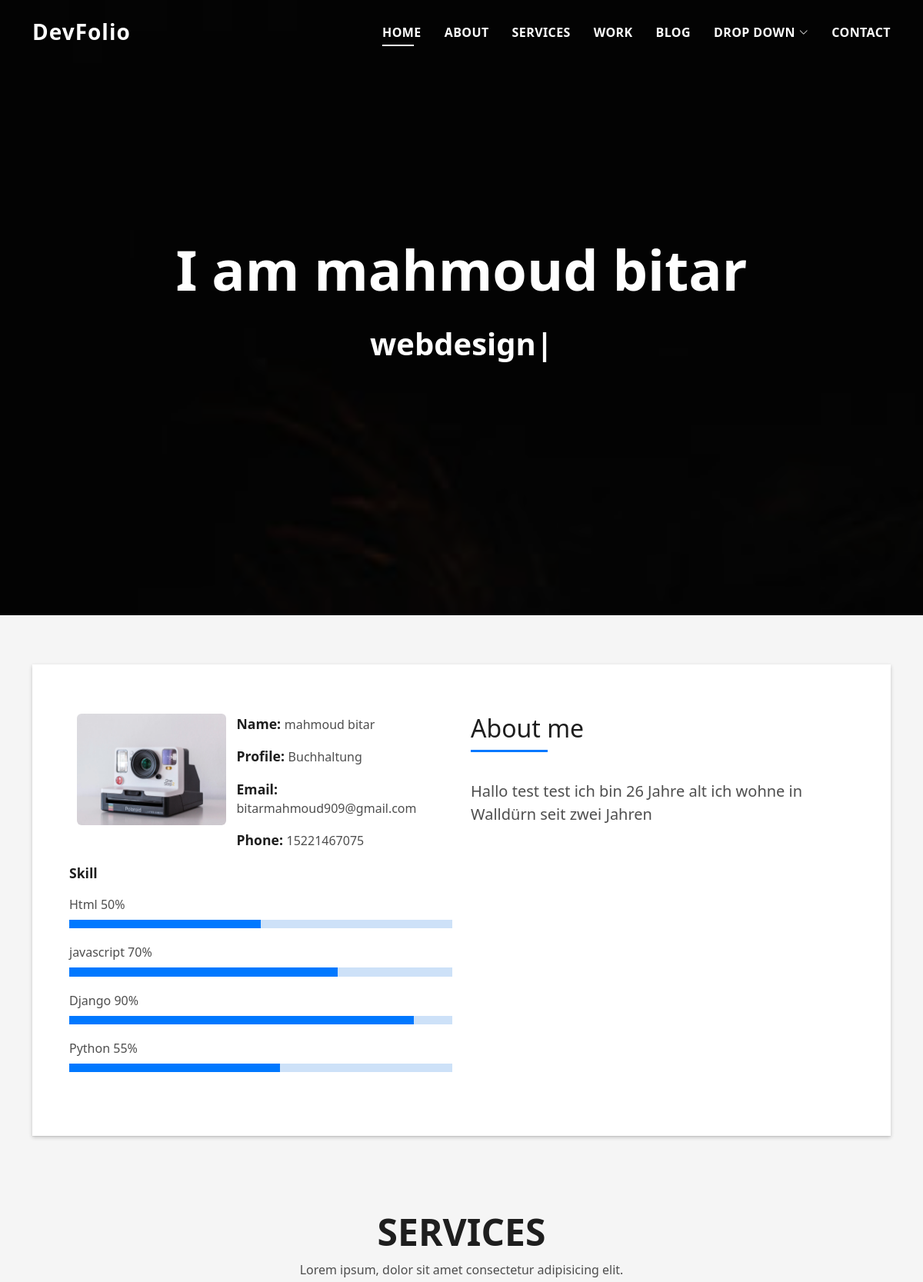
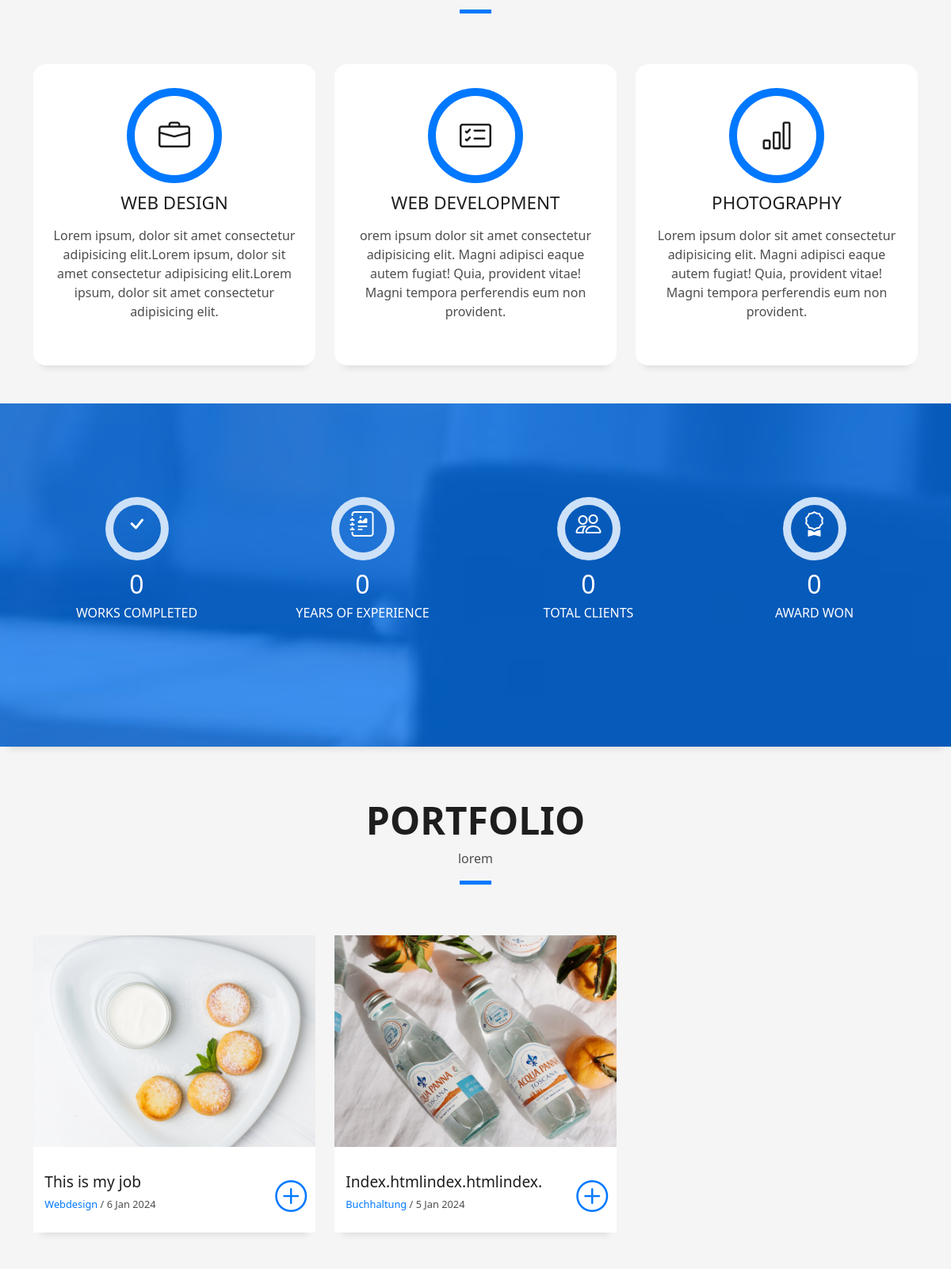
The page / (upper part) on the database its author committed (2 pictures, top to bottom).
### home/models.py (models this page shows, shortened)
class Home (models.Model):
    name = models.CharField(max_length=20)
    job = models.CharField(max_length=50)
    image = models.ImageField(upload_to='home/', null=True,blank=True)

class About (models.Model):
    name =models.CharField(max_length=20)
    profile = models.CharField(max_length=50)
    email = models.CharField(max_length=40)
    phone = models.IntegerField(blank=True, help_text='Contact phone number')
    image = models.ImageField(upload_to='about/')
    aboutme = models.TextField(max_length=20000)

class Skill (models.Model):
    skill = models.CharField(max_length=15)
    percentage = models.IntegerField()
    def __str__(self):
        return self.skill

class Service (models.Model):
    title = models.CharField(max_length=200)
    icon1 = models.CharField(max_length=20)
    icon2 = models.CharField(max_length=20)
    job = models.CharField(max_length=50)
    subtitle = models.CharField(max_length=500)

class Portfoilo(models.Model):
    title = models.CharField(max_length=200)
    image = models.ImageField(upload_to='protfolio/')
    text = models.CharField(max_length=50)
    job = models.CharField(max_length=50)
    date = models.DateField(default=1, null =True,blank=True)
    def __str__(self):
        return self.title

### home/views.py (the view)
# urls.py: 2. Add a URL to urlpatterns:  path('', views.home, name='home')
def home (request):
    home = Home.objects.last()
    about = About.objects.last()
    skill = Skill.objects.all()
    service = Service.objects.all()
    portfolio = Portfoilo.objects.all()
    text_portofolio = Portfoilo.objects.last()
    blog = Blog.objects.all()
    return render (request,'home.html', {
        'home':home,
        'about':about,
        'skill':skill,
        'service':service,
        'portfolio':portfolio,
        'text_portofolio':text_portofolio,
        'blog':blog,
        })

### home/models.py (called while the page is built)
    def __str__(self):
        return self.name

### home/templates/home.html (shortened to what this page needs)
{% load static %}
<!DOCTYPE html>
<html lang="en">
<head>
  <link href="{% static 'assets/vendor/bootstrap/css/bootstrap.min.css' %}" rel="stylesheet">
  <link href="{% static 'assets/vendor/bootstrap-icons/bootstrap-icons.css' %}" rel="stylesheet">
  <link href="{% static 'assets/vendor/glightbox/css/glightbox.min.css' %}" rel="stylesheet">
  <link href="{% static 'assets/vendor/swiper/swiper-bundle.min.css' %}" rel="stylesheet">
  <link href="{% static 'assets/css/style.css' %}" rel="stylesheet">
</head>
<body>
  <header id="header" class="fixed-top">
    <div class="container d-flex align-items-center justify-content-between">
      <h1 class="logo"><a href="index.html">DevFolio</a></h1>
      <nav id="navbar" class="navbar">
        <ul>
          <li><a class="nav-link scrollto active" href="#hero">Home</a></li>
          <li><a class="nav-link scrollto" href="#about">About</a></li>
          <li><a class="nav-link scrollto" href="#services">Services</a></li>
          <li><a class="nav-link scrollto " href="#work">Work</a></li>
          <li><a class="nav-link scrollto " href="#blog">Blog</a></li>
          <li class="dropdown"><a href="#"><span>Drop Down</span> <i class="bi bi-chevron-down"></i></a>
          </li>
          <li><a class="nav-link scrollto" href="#contact">Contact</a></li>
        </ul>
      </nav>
    </div>
  </header>
  <div id="hero" class="hero route bg-image" style="background-image: url(assets/img/hero-bg.jpg)">
    <div class="overlay-itro"></div>
    <div class="hero-content display-table">
      <div class="table-cell">
        <div class="container">
          <h1 class="hero-title mb-4">I am {{home.name}}</h1>
          <p class="hero-subtitle"><span class="typed" data-typed-items="{{home.job}}"></span></p>
        </div>
      </div>
    </div>
  </div>
  <main id="main">
    <section id="about" class="about-mf sect-pt4 route">
      <div class="container">
        <div class="row">
          <div class="col-sm-12">
            <div class="box-shadow-full">
              <div class="row">
                <div class="col-md-6">
                  <div class="row">
                    <div class="col-sm-6 col-md-5">
                      <div class="about-img">
                        <img src="{{about.image.url}}" class="img-fluid rounded b-shadow-a" alt="">
                      </div>
                    </div>
                    <div class="col-sm-6 col-md-7">
                      <div class="about-info">
                        <p><span class="title-s">Name: </span> <span>{{about.name}}</span></p>
                        <p><span class="title-s">Profile: </span> <span>{{about.profile}}</span></p>
                        <p><span class="title-s">Email: </span> <span>{{about.email}}</span></p>
                        <p><span class="title-s">Phone: </span> <span>{{about.phone}}</span></p>
                      </div>
                    </div>
                  </div>
                  <div class="skill-mf">
                    <p class="title-s">Skill</p>
                    {% for skill in skill %}
                      <span>{{skill}}</span> <span class="pull-right">{{skill.percentage}}%</span>
                      <div class="progress">
                        <div class="progress-bar" role="progressbar" style="width: {{skill.percentage}}%;" aria-valuenow="85" aria-valuemin="0" aria-valuemax="100"></div>
                      </div>
                    {% endfor %}
                  </div>
                </div>
                <div class="col-md-6">
                  <div class="about-me pt-4 pt-md-0">
                    <div class="title-box-2">
                      <h5 class="title-left">
                        About me
                      </h5>
                    </div>
                    <p class="lead">
                      {{about.aboutme}}
                    </p>
                  </div>
                </div>
              </div>
            </div>
          </div>
        </div>
      </div>
    </section>
    <section id="services" class="services-mf pt-5 route">
      <div class="container">
        <div class="row">
          <div class="col-sm-12">
            <div class="title-box text-center">
              <h3 class="title-a">
                Services
              </h3>
              <p class="subtitle-a">
                Lorem ipsum, dolor sit amet consectetur adipisicing elit.
              </p>
              <div class="line-mf"></div>
            </div>
          </div>
        </div>
        <div class="row">
          {% for service in service %}
            <div class="col-md-4">
              <div class="service-box">
                <div class="service-ico">
                  <span class="{{service.icon1}}"><i class="{{service.icon2}}"></i></span>
                </div>
                <div class="service-content">
                  <h2 class="s-title">{{service.job}}</h2>
                  <p class="s-description text-center">
                    {{service.subtitle}}
                  </p>
                </div>
              </div>
            </div>
          {% endfor %}
        </div>
      </div>
    </section>
    <div class="section-counter paralax-mf bg-image" style="background-image: url(assets/img/counters-bg.jpg)">
      <div class="overlay-mf"></div>
      <div class="container position-relative">
        <div class="row">
          <div class="col-sm-3 col-lg-3">
            <div class="counter-box counter-box pt-4 pt-md-0">
              <div class="counter-ico">
                <span class="ico-circle"><i class="bi bi-check"></i></span>
              </div>
              <div class="counter-num">
                <p data-purecounter-start="0" data-purecounter-end="450" data-purecounter-duration="1" class="counter purecounter"></p>
                <span class="counter-text">WORKS COMPLETED</span>
              </div>
            </div>
          </div>
          <div class="col-sm-3 col-lg-3">
            <div class="counter-box pt-4 pt-md-0">
              <div class="counter-ico">
                <span class="ico-circle"><i class="bi bi-journal-richtext"></i></span>
              </div>
              <div class="counter-num">
                <p data-purecounter-start="0" data-purecounter-end="25" data-purecounter-duration="1" class="counter purecounter"></p>
                <span class="counter-text">YEARS OF EXPERIENCE</span>
              </div>
            </div>
          </div>
          <div class="col-sm-3 col-lg-3">
            <div class="counter-box pt-4 pt-md-0">
              <div class="counter-ico">
                <span class="ico-circle"><i class="bi bi-people"></i></span>
              </div>
              <div class="counter-num">
                <p data-purecounter-start="0" data-purecounter-end="550" data-purecounter-duration="1" class="counter purecounter"></p>
                <span class="counter-text">TOTAL CLIENTS</span>
              </div>
            </div>
          </div>
          <div class="col-sm-3 col-lg-3">
            <div class="counter-box pt-4 pt-md-0">
              <div class="counter-ico">
                <span class="ico-circle"><i class="bi bi-award"></i></span>
              </div>
              <div class="counter-num">
                <p data-purecounter-start="0" data-purecounter-end="48" data-purecounter-duration="1" class="counter purecounter"></p>
                <span class="counter-text">AWARD WON</span>
              </div>
            </div>
          </div>
        </div>
      </div>
    </div>
    <section id="work" class="portfolio-mf sect-pt4 route">
      <div class="container">
        <div class="row">
          <div class="col-sm-12">
            <div class="title-box text-center">
              <h3 class="title-a">
                Portfolio
              </h3>
              <p class="subtitle-a">
                {{text_portofolio}}
              </p>
              <div class="line-mf"></div>
            </div>
          </div>
        </div>
        <div class="row">
          {% for portfolio in portfolio %}
            <div class="col-md-4">
              <div class="work-box">
                <a href="assets/img/work-1.jpg" data-gallery="portfolioGallery" class="portfolio-lightbox">
                  <div class="work-img">
                    <img src="{{portfolio.image.url}}" alt="" class="img-fluid">
                  </div>
                </a>
                <div class="work-content">
                  <div class="row">
                    <div class="col-sm-8">
                      <h2 class="w-title">{{portfolio.text|capfirst}}</h2>
                      <div class="w-more">
                        <span class="w-ctegory">{{portfolio.job|title}}</span> / <span class="w-date">{{portfolio.date|date:" j M o"}}</span>
                      </div>
                    </div>
                    <div class="col-sm-4">
                      <div class="w-like">
                        <a href="portfolio-details.html"> <span class="bi bi-plus-circle"></span></a>
                      </div>
                    </div>
                  </div>
                </div>
              </div>
            </div>
          {% endfor %}
        </div>
      </div>
    </section>
  </main>
</body>
</html>

### rows shown on the page
Home: name "mahmoud bitar"
About: image (picture), name "mahmoud bitar", profile "Buchhaltung", email "bitarmahmoud909@gmail.com", phone "15221467075", aboutme "Hallo test test ich bin 26 Jahre alt ich wohne in Walldürn seit zwei Jahren"
Skill: skill "Html", percentage "50"
Skill: skill "javascript", percentage "70"
Skill: skill "Django", percentage "90"
Skill: skill "Python", percentage "55"
Service: job "WEB DESIGN", subtitle "Lorem ipsum, dolor sit amet consectetur adipisicing elit.Lorem ipsum, dolor sit amet consectetur adipisicing elit.Lorem ipsum, dolor sit amet consectetur adipisicing elit."
Service: job "WEB DEVELOPMENT", subtitle "orem ipsum dolor sit amet consectetur adipisicing elit. Magni adipisci eaque autem fugiat! Quia, provident vitae! Magni tempora perferendis eum non provident."
Service: job "PHOTOGRAPHY", subtitle "Lorem ipsum dolor sit amet consectetur adipisicing elit. Magni adipisci eaque autem fugiat! Quia, provident vitae! Magni tempora perferendis eum non provident."
Portfoilo: title "lorem", image (picture), text "Index.htmlindex.htmlindex.", job "Buchhaltung", date "5 Jan 2024"
Portfoilo: image (picture), text "This is my job", job "Webdesign", date "6 Jan 2024"
